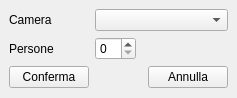
<?xml version="1.0" encoding="UTF-8"?>
<ui version="4.0">
 <class>MainWindow</class>
 <widget class="QMainWindow" name="MainWindow">
  <property name="geometry">
   <rect>
    <x>0</x>
    <y>0</y>
    <width>234</width>
    <height>98</height>
   </rect>
  </property>
  <property name="windowTitle">
   <string>MainWindow</string>
  </property>
  <widget class="QWidget" name="centralwidget">
   <layout class="QGridLayout" name="gridLayout">
    <item row="0" column="0">
     <widget class="QLabel" name="label">
      <property name="text">
       <string>Camera</string>
      </property>
     </widget>
    </item>
    <item row="1" column="0">
     <widget class="QLabel" name="label_2">
      <property name="text">
       <string>Persone</string>
      </property>
     </widget>
    </item>
    <item row="1" column="1">
     <widget class="QSpinBox" name="spinBox"/>
    </item>
    <item row="1" column="2" colspan="2">
     <spacer name="horizontalSpacer">
      <property name="orientation">
       <enum>Qt::Horizontal</enum>
      </property>
      <property name="sizeHint" stdset="0">
       <size>
        <width>92</width>
        <height>20</height>
       </size>
      </property>
     </spacer>
    </item>
    <item row="2" column="0">
     <widget class="QPushButton" name="pushButton_2">
      <property name="text">
       <string>Conferma</string>
      </property>
     </widget>
    </item>
    <item row="2" column="3">
     <widget class="QPushButton" name="pushButton">
      <property name="text">
       <string>Annulla</string>
      </property>
     </widget>
    </item>
    <item row="0" column="1" colspan="3">
     <widget class="QComboBox" name="comboBox"/>
    </item>
   </layout>
  </widget>
 </widget>
 <resources/>
 <connections/>
</ui>
